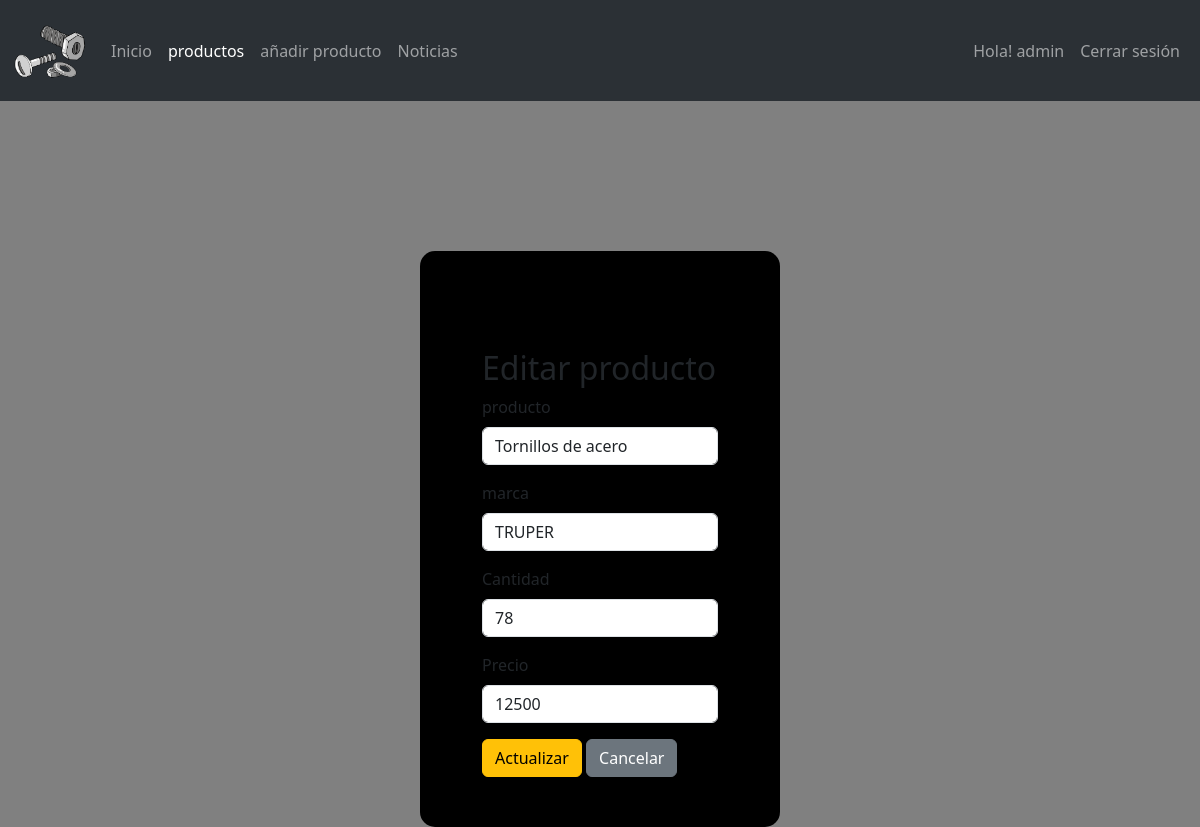
The app's page /admin/editar_producto.php?id=2 (signed in) with its own data.
### tables this page shows
CREATE TABLE IF NOT EXISTS `productos` (
  `id` int(11) NOT NULL AUTO_INCREMENT,
  `producto` text NOT NULL,
  `marca` text NOT NULL,
  `cantidad` int(11) NOT NULL,
  `precio` int(11) NOT NULL,
  PRIMARY KEY (`id`)
);

### admin/editar_producto.php (the view, shortened to what this page needs)
<?php
require('../conexion.php');
if (isset($_GET['id'])) {
    $id = $_GET['id'];
    $query = "SELECT * FROM productos WHERE id = $id";
    $resultado = mysqli_query($conn, $query);
    $producto = mysqli_fetch_array($resultado);
}
?>
<!DOCTYPE html>
<html lang="en">
<head>
    <link href="https://cdn.jsdelivr.net/npm/bootstrap@5.3.3/dist/css/bootstrap.min.css" rel="stylesheet">
    <link rel="stylesheet" href="../style.css">
</head>
<body>
<?php include "barra-navegacion-admin.php";
?>
    <div id="container">
        <div id="recuadro">
            <div class="container mt-5">
                <h2>Editar producto</h2>
                <form action="actualizar_producto.php" method="POST">
                    <div class="mb-3">
                        <label class="form-label">producto</label>
                        <input type="text" name="producto" class="form-control" value="<?php echo $producto['producto']; ?>" required>
                    </div>
                    <div class="mb-3">
                        <label class="form-label">marca</label>
                        <input type="text" name="marca" class="form-control" value="<?php echo $producto['marca']; ?>">
                    </div>
                    <div class="mb-3">
                        <label class="form-label">Cantidad</label>
                        <input type="int" name="cantidad" class="form-control" value="<?php echo $producto['cantidad']; ?>" required>
                    </div>
                    <div class="mb-3">
                        <label class="form-label">Precio</label>
                        <input type="int" name="precio" class="form-control" value="<?php echo $producto['precio']; ?>" required>
                    </div>
                    <button type="submit" class="btn btn-warning">Actualizar</button>
                    <a href="inventario.php" class="btn btn-secondary">Cancelar</a>
                </form>
            </div>
        </div>
    </div>
</body>
</html>

### style.css (style rules this page uses)
body { background-color:gray; }
#container { background-color: black; margin: auto; margin-top: 150px; width: 30%; padding: 50px; border-radius: 15px; }

### records on screen
productos: producto "Tornillos de acero", marca "TRUPER", cantidad "78", precio "12500"

### other values on screen
$_SESSION['nombre'] "admin"
